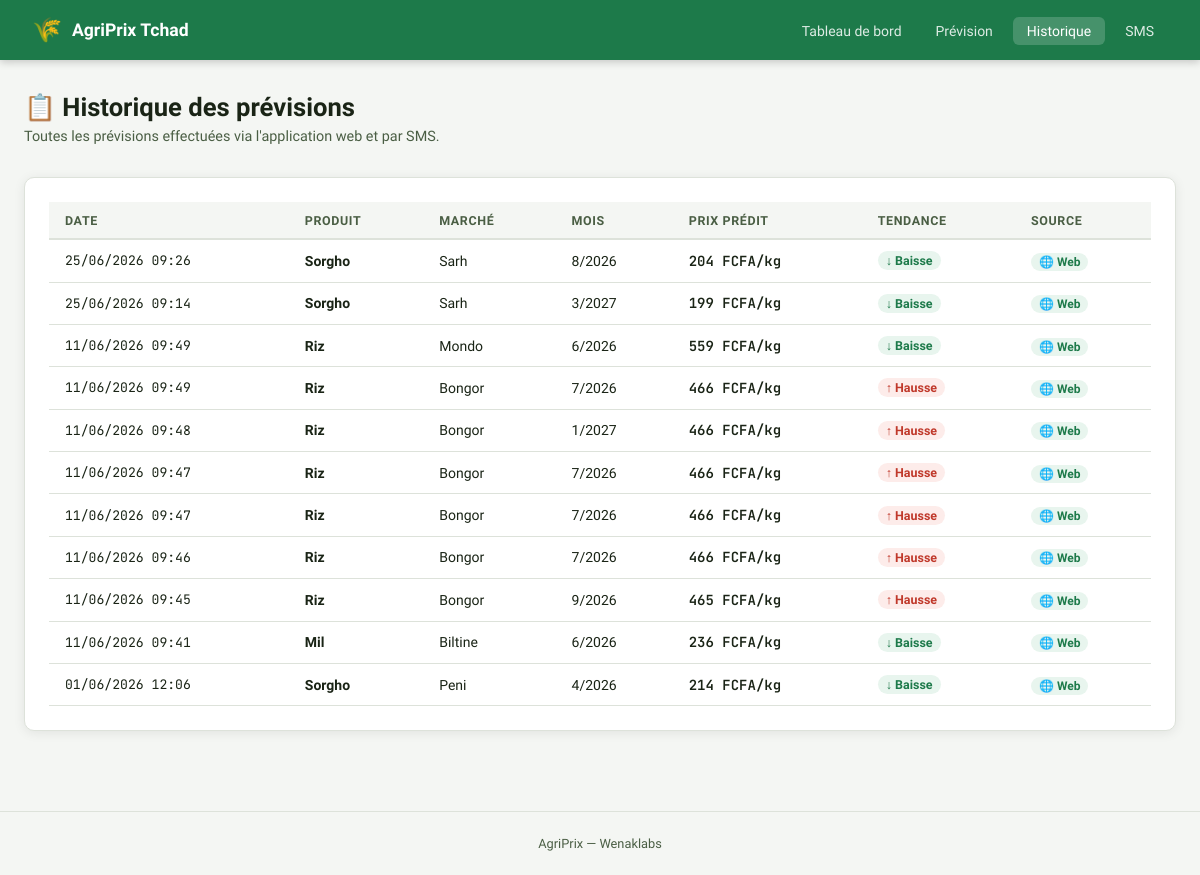
Page /historique/ on the committed database.
### core/models.py (models this page shows, shortened)
class Prediction(models.Model):
    date_prediction  = models.DateTimeField(auto_now_add=True)
    produit          = models.CharField(max_length=50)
    marche           = models.CharField(max_length=100)
    mois             = models.IntegerField()
    annee            = models.IntegerField()
    prix_predit      = models.FloatField()
    prix_min         = models.FloatField()
    prix_max         = models.FloatField()
    tendance         = models.CharField(max_length=20)
    source           = models.CharField(
        max_length=20,
        choices=[('web','Web'),('sms','SMS'),('api','API')],
        default='web'
    )
    telephone        = models.CharField(max_length=20, blank=True, null=True)
    class Meta:
        ordering = ['-date_prediction']
        verbose_name = 'Prédiction'
        verbose_name_plural = 'Prédictions'

### core/views.py (the view)
# urls.py: path('historique/',views.historique_view,name='historique'),
def historique_view(request):
    predictions = Prediction.objects.all()[:50]
    context = {'predictions': predictions}
    return render(request, 'core/historique.html', context)

### core/templates/core/historique.html (shortened to what this page needs)
{% extends 'core/base.html' %}
{% block content %}
<div class="container">
  <h1 class="page-title">📋 Historique des prévisions</h1>
  <p class="page-sub">Toutes les prévisions effectuées via l'application web et par SMS.</p>
  <div class="card">
    <table>
      <thead>
        <tr>
          <th>Date</th>
          <th>Produit</th>
          <th>Marché</th>
          <th>Mois</th>
          <th>Prix prédit</th>
          <th>Tendance</th>
          <th>Source</th>
        </tr>
      </thead>
      <tbody>
        {% for p in predictions %}
        <tr>
          <td style="font-family:'JetBrains Mono',monospace;font-size:.82rem">
            {{ p.date_prediction|date:"d/m/Y H:i" }}
          </td>
          <td><strong>{{ p.produit|capfirst }}</strong></td>
          <td>{{ p.marche }}</td>
          <td>{{ p.mois }}/{{ p.annee }}</td>
          <td style="font-family:'JetBrains Mono',monospace;font-weight:600">
            {{ p.prix_predit|floatformat:0 }} FCFA/kg
          </td>
          <td>
            <span class="stat-badge {% if p.tendance == 'hausse' %}badge-hausse{% elif p.tendance == 'baisse' %}badge-baisse{% else %}badge-stable{% endif %}">
              {% if p.tendance == 'hausse' %}↑{% elif p.tendance == 'baisse' %}↓{% else %}→{% endif %}
              {{ p.tendance|capfirst }}
            </span>
          </td>
          <td>
            {% if p.source == 'sms' %}
            <span style="background:#FDF4E3;color:#C8860A;font-size:.75rem;padding:2px 8px;border-radius:99px;font-weight:600">📱 SMS</span>
            {% elif p.source == 'api' %}
            <span style="background:#EAF1FB;color:#1A5296;font-size:.75rem;padding:2px 8px;border-radius:99px;font-weight:600">🔌 API</span>
            {% else %}
            <span style="background:#E8F5EE;color:#1D7A4A;font-size:.75rem;padding:2px 8px;border-radius:99px;font-weight:600">🌐 Web</span>
            {% endif %}
          </td>
        </tr>
        {% endfor %}
      </tbody>
    </table>
  </div>
</div>
{% endblock %}

### core/templates/core/base.html (shortened to what this page needs)
<!DOCTYPE html>
<html lang="fr">
<head>
</head>
<body>
<nav>
  <a href="{% url 'home' %}" class="nav-logo">
    <span class="nav-logo-icon">🌾</span>
    <span>AgriPrix Tchad</span>
  </a>
  <ul class="nav-links">
    <li><a href="{% url 'home' %}" {% if request.resolver_match.url_name == 'home' %}class="active"{% endif %}>
      <span>Tableau de bord</span></a></li>
    <li><a href="{% url 'predict' %}" {% if request.resolver_match.url_name == 'predict' %}class="active"{% endif %}>
      <span>Prévision</span></a></li>
    <li><a href="{% url 'historique' %}" {% if request.resolver_match.url_name == 'historique' %}class="active"{% endif %}>
      <span>Historique</span></a></li>
    <li><a href="{% url 'aide_sms' %}" {% if request.resolver_match.url_name == 'aide_sms' %}class="active"{% endif %}>
      <span>SMS</span></a></li>
  </ul>
</nav>
{% block content %}{% endblock %}
<footer>
  AgriPrix &mdash; Wenaklabs
</footer>
</body>
</html>

### core/templates/core/base.html (style rules this page uses)
:root { --vert: #1D7A4A; --vert-cl: #2AA660; --vert-pale: #E8F5EE; --or: #C8860A; --or-pale: #FDF4E3; --bleu: #1A5296; --rouge: #C0392B; --gris-fond: #F4F6F3; --gris-bord: #DDE2DA; --texte: #1A2416; --texte-2: #4A5E44; --blanc: #FFFFFF; --radius: 10px; --shadow: 0 2px 12px rgba(0,0,0,.08); }
* { box-sizing: border-box; margin: 0; padding: 0; }
body { font-family: 'Sora', sans-serif; background: var(--gris-fond); color: var(--texte); min-height: 100vh; }
nav { background: var(--vert); padding: 0 2rem; display: flex; align-items: center; justify-content: space-between; height: 60px; position: sticky; top: 0; z-index: 100; box-shadow: 0 2px 8px rgba(0,0,0,.2); }
.nav-logo { display: flex; align-items: center; gap: 10px; color: #fff; font-size: 1.1rem; font-weight: 700; text-decoration: none; }
.nav-logo-icon { font-size: 1.5rem; }
.nav-links { display: flex; gap: 6px; list-style: none; }
.nav-links a { color: rgba(255,255,255,.85); text-decoration: none; padding: 6px 14px; border-radius: 6px; font-size: .875rem; font-weight: 500; transition: background .2s; }
.nav-links a:hover, .nav-links a.active { background: rgba(255,255,255,.18); color: #fff; }
.container { max-width: 1200px; margin: 0 auto; padding: 2rem 1.5rem; }
.page-title { font-size: 1.6rem; font-weight: 700; color: var(--texte); margin-bottom: .4rem; }
.page-sub { font-size: .9rem; color: var(--texte-2); margin-bottom: 2rem; }
.card { background: var(--blanc); border-radius: var(--radius); border: 1px solid var(--gris-bord); padding: 1.5rem; box-shadow: var(--shadow); }
.stat-badge { display: inline-flex; align-items: center; gap: 4px; font-size: .78rem; font-weight: 600; padding: 2px 8px; border-radius: 99px; }
.badge-hausse { background: #FDECEA; color: var(--rouge); }
.badge-baisse { background: #E8F5EE; color: var(--vert); }
table { width: 100%; border-collapse: collapse; font-size: .875rem; }
th { background: var(--gris-fond); padding: .65rem 1rem; text-align: left; font-weight: 600; font-size: .78rem; text-transform: uppercase; letter-spacing: .05em; color: var(--texte-2); border-bottom: 2px solid var(--gris-bord); }
td { padding: .7rem 1rem; border-bottom: 1px solid var(--gris-bord); }
footer { margin-top: 3rem; border-top: 1px solid var(--gris-bord); padding: 1.5rem; text-align: center; font-size: .8rem; color: var(--texte-2); }

### rows in the picture
Prediction: date_prediction "25/06/2026 09:26", produit "Sorgho", marche "Sarh", mois "8", annee "2026", prix_predit "204", tendance "Baisse", source "🌐 Web"
Prediction: date_prediction "25/06/2026 09:14", produit "Sorgho", marche "Sarh", mois "3", annee "2027", prix_predit "199", tendance "Baisse", source "🌐 Web"
Prediction: date_prediction "11/06/2026 09:49", produit "Riz", marche "Mondo", mois "6", annee "2026", prix_predit "559", tendance "Baisse", source "🌐 Web"
Prediction: date_prediction "11/06/2026 09:49", produit "Riz", marche "Bongor", mois "7", annee "2026", prix_predit "466", tendance "Hausse", source "🌐 Web"
Prediction: date_prediction "11/06/2026 09:48", produit "Riz", marche "Bongor", mois "1", annee "2027", prix_predit "466", tendance "Hausse", source "🌐 Web"
Prediction: date_prediction "11/06/2026 09:47", produit "Riz", marche "Bongor", mois "7", annee "2026", prix_predit "466", tendance "Hausse", source "🌐 Web"
Prediction: date_prediction "11/06/2026 09:47", produit "Riz", marche "Bongor", mois "7", annee "2026", prix_predit "466", tendance "Hausse", source "🌐 Web"
Prediction: date_prediction "11/06/2026 09:46", produit "Riz", marche "Bongor", mois "7", annee "2026", prix_predit "466", tendance "Hausse", source "🌐 Web"
Prediction: date_prediction "11/06/2026 09:45", produit "Riz", marche "Bongor", mois "9", annee "2026", prix_predit "465", tendance "Hausse", source "🌐 Web"
Prediction: date_prediction "11/06/2026 09:41", produit "Mil", marche "Biltine", mois "6", annee "2026", prix_predit "236", tendance "Baisse", source "🌐 Web"
Prediction: date_prediction "01/06/2026 12:06", produit "Sorgho", marche "Peni", mois "4", annee "2026", prix_predit "214", tendance "Baisse", source "🌐 Web"
